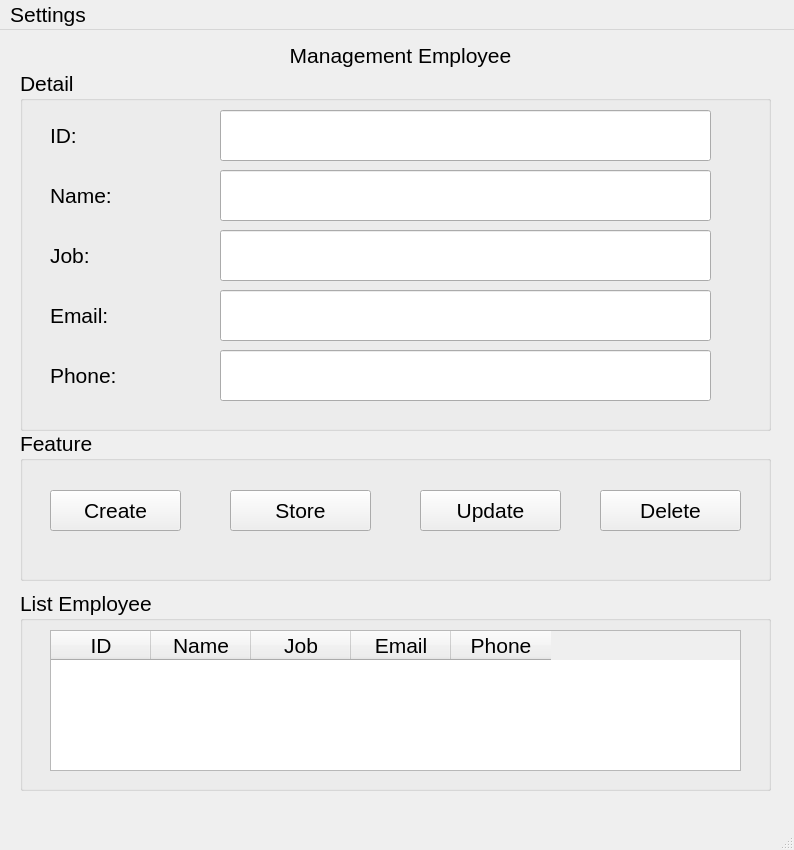
<?xml version="1.0" encoding="UTF-8"?>
<ui version="4.0">
 <class>MainWindow</class>
 <widget class="QMainWindow" name="MainWindow">
  <property name="geometry">
   <rect>
    <x>0</x>
    <y>0</y>
    <width>794</width>
    <height>850</height>
   </rect>
  </property>
  <property name="font">
   <font>
    <pointsize>16</pointsize>
   </font>
  </property>
  <property name="windowTitle">
   <string>MainWindow</string>
  </property>
  <widget class="QWidget" name="centralwidget">
   <widget class="QGroupBox" name="groupBox">
    <property name="geometry">
     <rect>
      <x>20</x>
      <y>40</y>
      <width>751</width>
      <height>361</height>
     </rect>
    </property>
    <property name="title">
     <string>Detail</string>
    </property>
    <widget class="QLabel" name="label_2">
     <property name="geometry">
      <rect>
       <x>30</x>
       <y>50</y>
       <width>51</width>
       <height>31</height>
      </rect>
     </property>
     <property name="text">
      <string>ID: </string>
     </property>
    </widget>
    <widget class="QLineEdit" name="lineEditID">
     <property name="geometry">
      <rect>
       <x>200</x>
       <y>40</y>
       <width>491</width>
       <height>51</height>
      </rect>
     </property>
    </widget>
    <widget class="QLabel" name="label_3">
     <property name="geometry">
      <rect>
       <x>30</x>
       <y>110</y>
       <width>101</width>
       <height>31</height>
      </rect>
     </property>
     <property name="text">
      <string>Name: </string>
     </property>
    </widget>
    <widget class="QLineEdit" name="lineEditName">
     <property name="geometry">
      <rect>
       <x>200</x>
       <y>100</y>
       <width>491</width>
       <height>51</height>
      </rect>
     </property>
    </widget>
    <widget class="QLabel" name="label_4">
     <property name="geometry">
      <rect>
       <x>30</x>
       <y>170</y>
       <width>61</width>
       <height>31</height>
      </rect>
     </property>
     <property name="text">
      <string>Job:</string>
     </property>
    </widget>
    <widget class="QLineEdit" name="lineEditJob">
     <property name="geometry">
      <rect>
       <x>200</x>
       <y>160</y>
       <width>491</width>
       <height>51</height>
      </rect>
     </property>
    </widget>
    <widget class="QLabel" name="label_5">
     <property name="geometry">
      <rect>
       <x>30</x>
       <y>230</y>
       <width>91</width>
       <height>31</height>
      </rect>
     </property>
     <property name="text">
      <string>Email: </string>
     </property>
    </widget>
    <widget class="QLineEdit" name="lineEditEmail">
     <property name="geometry">
      <rect>
       <x>200</x>
       <y>220</y>
       <width>491</width>
       <height>51</height>
      </rect>
     </property>
    </widget>
    <widget class="QLabel" name="label_6">
     <property name="geometry">
      <rect>
       <x>30</x>
       <y>290</y>
       <width>101</width>
       <height>31</height>
      </rect>
     </property>
     <property name="text">
      <string>Phone:</string>
     </property>
    </widget>
    <widget class="QLineEdit" name="lineEditPhone">
     <property name="geometry">
      <rect>
       <x>200</x>
       <y>280</y>
       <width>491</width>
       <height>51</height>
      </rect>
     </property>
    </widget>
   </widget>
   <widget class="QLabel" name="label">
    <property name="geometry">
     <rect>
      <x>240</x>
      <y>0</y>
      <width>321</width>
      <height>51</height>
     </rect>
    </property>
    <property name="text">
     <string>&lt;html&gt;&lt;head/&gt;&lt;body&gt;&lt;p align=&quot;center&quot;&gt;Management Employee&lt;/p&gt;&lt;/body&gt;&lt;/html&gt;</string>
    </property>
   </widget>
   <widget class="QGroupBox" name="groupBox_2">
    <property name="geometry">
     <rect>
      <x>20</x>
      <y>400</y>
      <width>751</width>
      <height>151</height>
     </rect>
    </property>
    <property name="title">
     <string>Feature</string>
    </property>
    <widget class="QPushButton" name="pushButtonCreate">
     <property name="geometry">
      <rect>
       <x>30</x>
       <y>60</y>
       <width>131</width>
       <height>41</height>
      </rect>
     </property>
     <property name="text">
      <string>Create</string>
     </property>
     <property name="icon">
      <iconset>
       <normaloff>../icon/2931155_add_attach_create_maximize_new_icon.png</normaloff>../icon/2931155_add_attach_create_maximize_new_icon.png</iconset>
     </property>
    </widget>
    <widget class="QPushButton" name="pushButtonStore">
     <property name="geometry">
      <rect>
       <x>210</x>
       <y>60</y>
       <width>141</width>
       <height>41</height>
      </rect>
     </property>
     <property name="text">
      <string>Store</string>
     </property>
     <property name="icon">
      <iconset>
       <normaloff>../icon/2849815_download_multimedia_file_document_icon.png</normaloff>../icon/2849815_download_multimedia_file_document_icon.png</iconset>
     </property>
    </widget>
    <widget class="QPushButton" name="pushButtonUpdate">
     <property name="geometry">
      <rect>
       <x>400</x>
       <y>60</y>
       <width>141</width>
       <height>41</height>
      </rect>
     </property>
     <property name="text">
      <string>Update</string>
     </property>
     <property name="icon">
      <iconset>
       <normaloff>../icon/1564533_arrow_refrech_reload_update_icon.png</normaloff>../icon/1564533_arrow_refrech_reload_update_icon.png</iconset>
     </property>
    </widget>
    <widget class="QPushButton" name="pushButtonDelete">
     <property name="geometry">
      <rect>
       <x>580</x>
       <y>60</y>
       <width>141</width>
       <height>41</height>
      </rect>
     </property>
     <property name="text">
      <string>Delete</string>
     </property>
     <property name="icon">
      <iconset>
       <normaloff>../icon/185090_delete_garbage_icon.png</normaloff>../icon/185090_delete_garbage_icon.png</iconset>
     </property>
    </widget>
   </widget>
   <widget class="QGroupBox" name="groupBox_3">
    <property name="geometry">
     <rect>
      <x>20</x>
      <y>560</y>
      <width>751</width>
      <height>201</height>
     </rect>
    </property>
    <property name="title">
     <string>List Employee</string>
    </property>
    <widget class="QTableWidget" name="tableWidgetListEmployee">
     <property name="geometry">
      <rect>
       <x>30</x>
       <y>40</y>
       <width>691</width>
       <height>141</height>
      </rect>
     </property>
     <column>
      <property name="text">
       <string>ID</string>
      </property>
     </column>
     <column>
      <property name="text">
       <string>Name</string>
      </property>
     </column>
     <column>
      <property name="text">
       <string>Job</string>
      </property>
     </column>
     <column>
      <property name="text">
       <string>Email</string>
      </property>
     </column>
     <column>
      <property name="text">
       <string>Phone</string>
      </property>
     </column>
    </widget>
   </widget>
  </widget>
  <widget class="QMenuBar" name="menubar">
   <property name="geometry">
    <rect>
     <x>0</x>
     <y>0</y>
     <width>794</width>
     <height>26</height>
    </rect>
   </property>
   <widget class="QMenu" name="menuSettings">
    <property name="title">
     <string>Settings</string>
    </property>
    <property name="icon">
     <iconset>
      <normaloff>../icon/2849830_multimedia_options_setting_settings_gear_icon.png</normaloff>../icon/2849830_multimedia_options_setting_settings_gear_icon.png</iconset>
    </property>
    <addaction name="actionSave_File"/>
    <addaction name="actionRead_File"/>
    <addaction name="actionExit"/>
   </widget>
   <addaction name="menuSettings"/>
  </widget>
  <widget class="QStatusBar" name="statusbar"/>
  <action name="actionSave_File">
   <property name="icon">
    <iconset>
     <normaloff>../icon/2849815_download_multimedia_file_document_icon.png</normaloff>../icon/2849815_download_multimedia_file_document_icon.png</iconset>
   </property>
   <property name="text">
    <string>Save File Json</string>
   </property>
  </action>
  <action name="actionRead_File">
   <property name="icon">
    <iconset>
     <normaloff>../icon/185072_read_book_icon.png</normaloff>../icon/185072_read_book_icon.png</iconset>
   </property>
   <property name="text">
    <string>Read File Json</string>
   </property>
  </action>
  <action name="actionExit">
   <property name="text">
    <string>Exit</string>
   </property>
  </action>
 </widget>
 <resources/>
 <connections>
  <connection>
   <sender>actionExit</sender>
   <signal>triggered()</signal>
   <receiver>MainWindow</receiver>
   <slot>close()</slot>
   <hints>
    <hint type="sourcelabel">
     <x>-1</x>
     <y>-1</y>
    </hint>
    <hint type="destinationlabel">
     <x>396</x>
     <y>432</y>
    </hint>
   </hints>
  </connection>
 </connections>
</ui>
